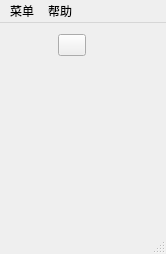
<?xml version="1.0" encoding="UTF-8"?>
<ui version="4.0">
 <class>mine_clearanceClass</class>
 <widget class="QMainWindow" name="mine_clearanceClass">
  <property name="geometry">
   <rect>
    <x>0</x>
    <y>0</y>
    <width>166</width>
    <height>254</height>
   </rect>
  </property>
  <property name="windowTitle">
   <string>mine_clearance</string>
  </property>
  <widget class="QWidget" name="centralWidget">
   <layout class="QVBoxLayout" name="verticalLayout">
    <item>
     <layout class="QHBoxLayout" name="horizontalLayout">
      <item>
       <widget class="QLabel" name="label">
        <property name="minimumSize">
         <size>
          <width>40</width>
          <height>0</height>
         </size>
        </property>
        <property name="text">
         <string/>
        </property>
       </widget>
      </item>
      <item>
       <spacer name="horizontalSpacer">
        <property name="orientation">
         <enum>Qt::Horizontal</enum>
        </property>
        <property name="sizeHint" stdset="0">
         <size>
          <width>18</width>
          <height>17</height>
         </size>
        </property>
       </spacer>
      </item>
      <item>
       <widget class="QPushButton" name="pushButton">
        <property name="maximumSize">
         <size>
          <width>28</width>
          <height>28</height>
         </size>
        </property>
        <property name="text">
         <string/>
        </property>
       </widget>
      </item>
      <item>
       <spacer name="horizontalSpacer_2">
        <property name="orientation">
         <enum>Qt::Horizontal</enum>
        </property>
        <property name="sizeHint" stdset="0">
         <size>
          <width>40</width>
          <height>20</height>
         </size>
        </property>
       </spacer>
      </item>
      <item>
       <widget class="QLabel" name="label_2">
        <property name="minimumSize">
         <size>
          <width>40</width>
          <height>0</height>
         </size>
        </property>
        <property name="text">
         <string/>
        </property>
       </widget>
      </item>
     </layout>
    </item>
    <item>
     <widget class="QWidget" name="Mwidget" native="true">
      <property name="sizePolicy">
       <sizepolicy hsizetype="Expanding" vsizetype="Expanding">
        <horstretch>0</horstretch>
        <verstretch>0</verstretch>
       </sizepolicy>
      </property>
      <property name="minimumSize">
       <size>
        <width>144</width>
        <height>144</height>
       </size>
      </property>
      <property name="styleSheet">
       <string notr="true"/>
      </property>
     </widget>
    </item>
   </layout>
  </widget>
  <widget class="QMenuBar" name="menuBar">
   <property name="geometry">
    <rect>
     <x>0</x>
     <y>0</y>
     <width>166</width>
     <height>26</height>
    </rect>
   </property>
   <widget class="QMenu" name="menu">
    <property name="title">
     <string>菜单</string>
    </property>
    <addaction name="action"/>
    <addaction name="action_2"/>
    <addaction name="action_3"/>
    <addaction name="action_4"/>
    <addaction name="action_5"/>
   </widget>
   <widget class="QMenu" name="menu_2">
    <property name="title">
     <string>帮助</string>
    </property>
    <addaction name="action_6"/>
   </widget>
   <addaction name="menu"/>
   <addaction name="menu_2"/>
  </widget>
  <widget class="QStatusBar" name="statusBar"/>
  <action name="action">
   <property name="text">
    <string>开始游戏</string>
   </property>
  </action>
  <action name="action_2">
   <property name="text">
    <string>初级</string>
   </property>
  </action>
  <action name="action_3">
   <property name="text">
    <string>中级</string>
   </property>
  </action>
  <action name="action_4">
   <property name="text">
    <string>高级</string>
   </property>
  </action>
  <action name="action_5">
   <property name="text">
    <string>退出</string>
   </property>
  </action>
  <action name="action_6">
   <property name="text">
    <string>啥都没有</string>
   </property>
  </action>
 </widget>
 <layoutdefault spacing="6" margin="11"/>
 <resources>
  <include location="mine_clearance.qrc"/>
 </resources>
 <connections/>
</ui>
